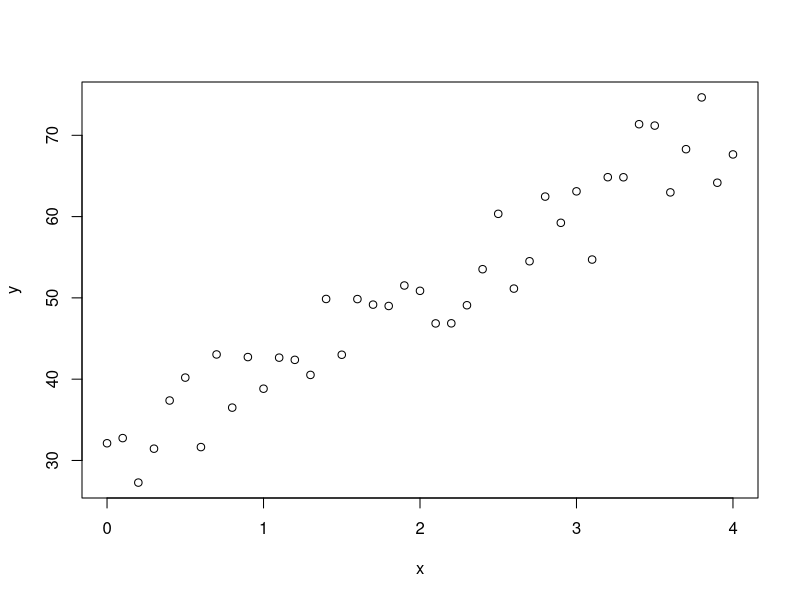
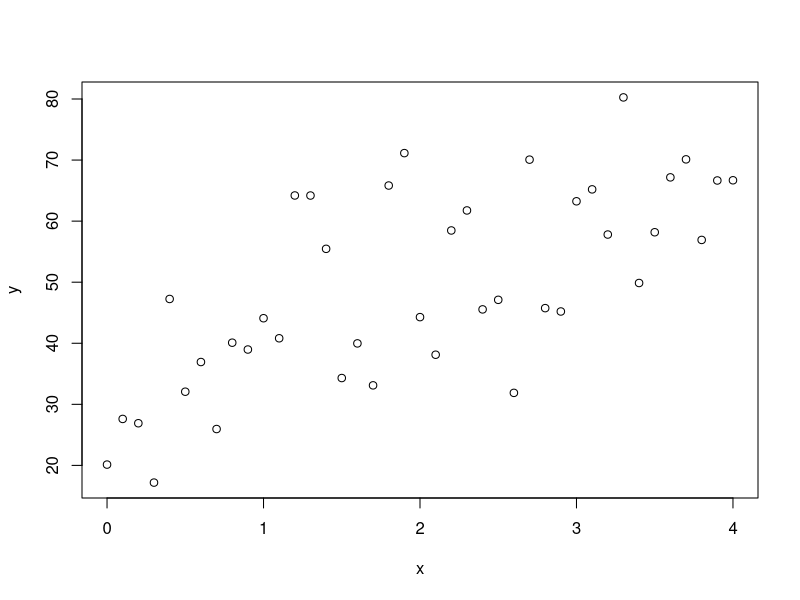

These figures' R source, in order:
## ---- chunk 1
knitr::opts_chunk$set(echo = TRUE)
## ---- chunk 2
x <- seq(from = 0, to = 4, by = .1)
error <- rnorm(length(x), mean = 0, sd = 3.9)
y <- 30 + 10 * x + error
plot(x, y)
## ---- chunk 3
x <- seq(from = 0, to = 4, by = .1)
error <- rnorm(length(x), mean = 0, sd = 10)
y <- 30 + 10 * x + error
plot(x, y)
